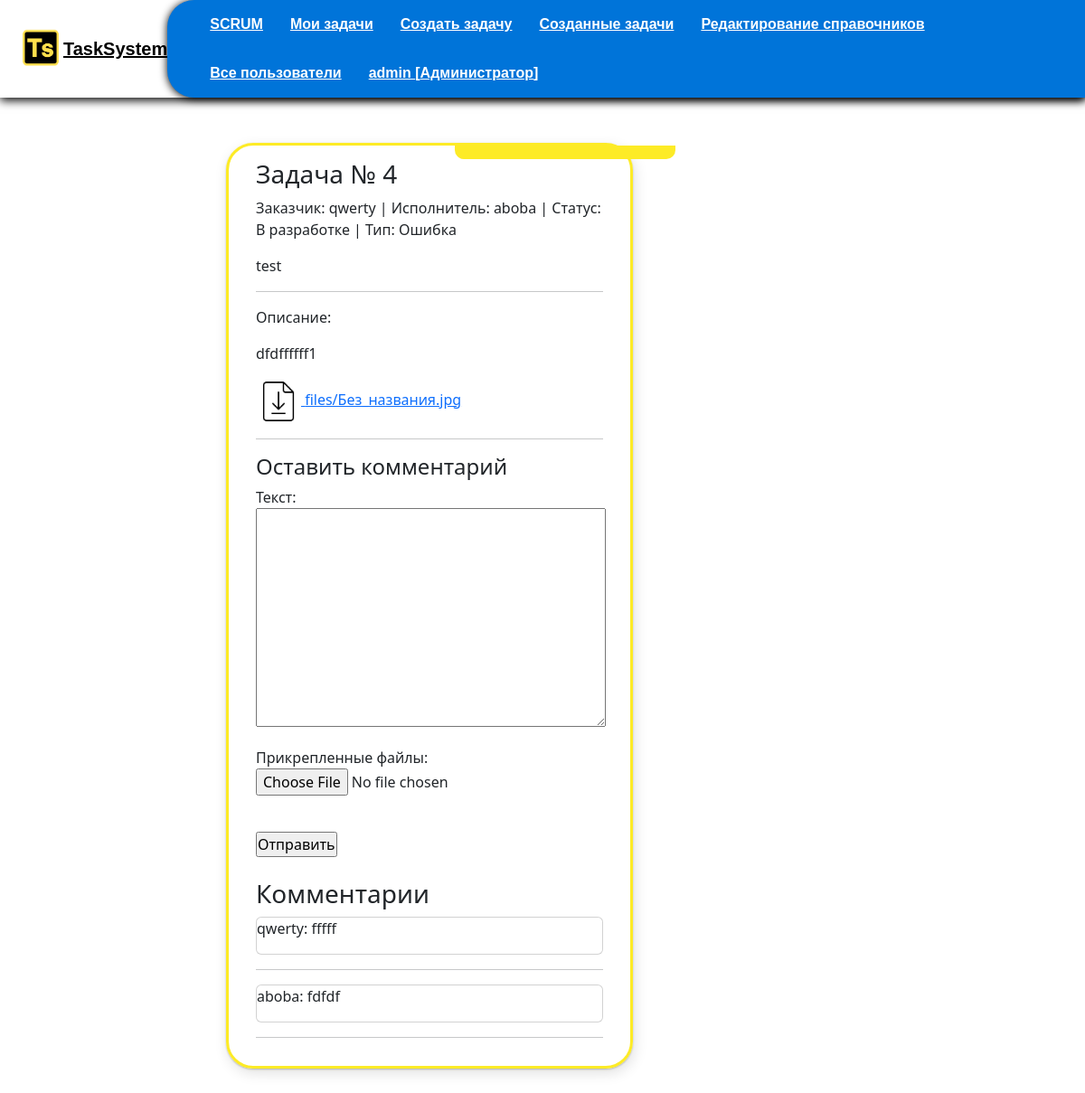
The app's page /task_4/ (signed in), older data.
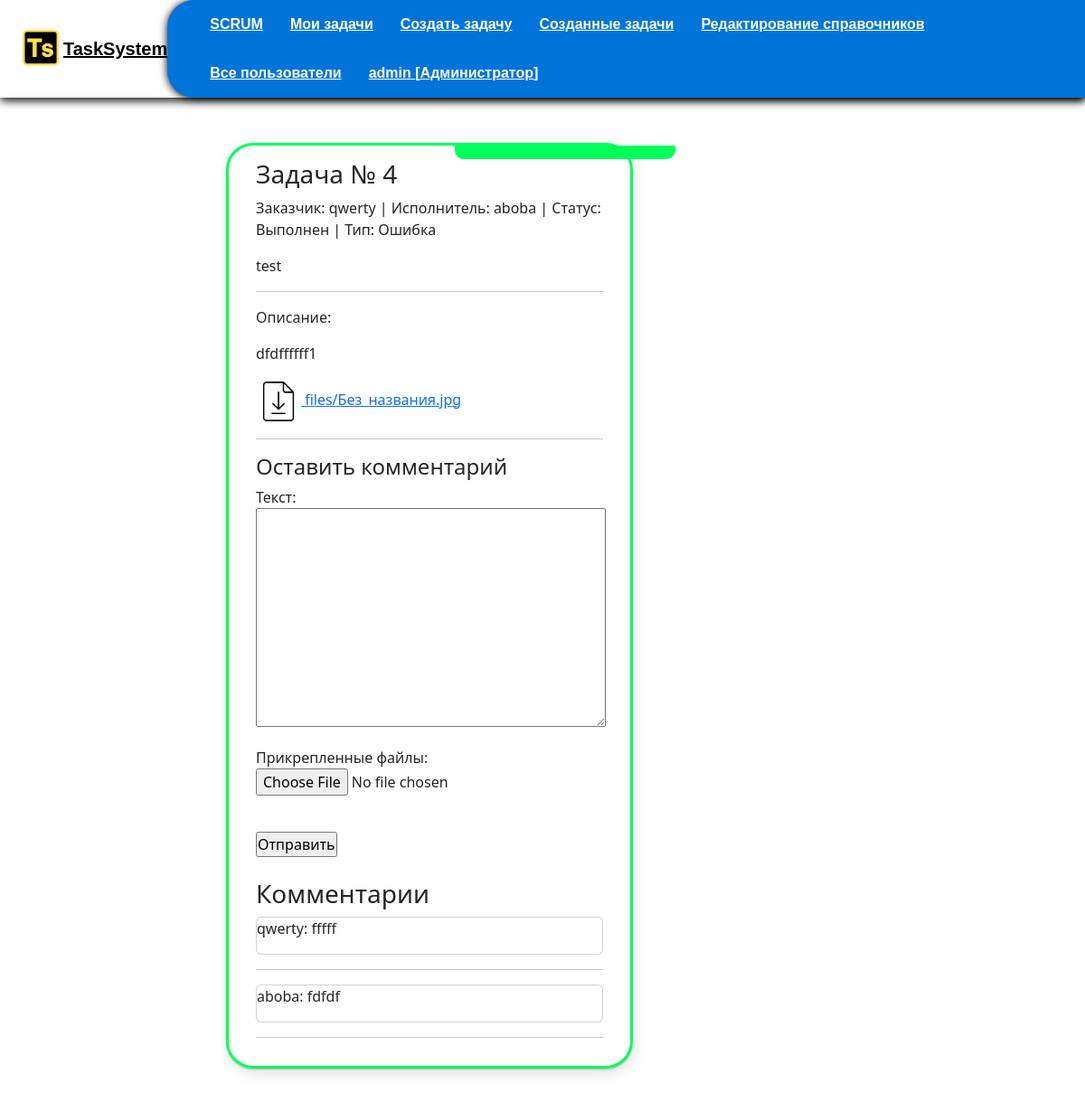
The same page, newer data.
### mainapp/models.py (models this page shows, shortened)
class Task(models.Model):
    author = models.ForeignKey(get_user_model(), on_delete=models.CASCADE, verbose_name="Автор", default=get_user_model(), related_name='authors', blank=True)
    executor = models.ForeignKey(CustomUser, on_delete=models.CASCADE, verbose_name="Исполнитель", default=None, related_name='executors', blank=True, null=True)
    title = models.CharField("Заголовок", max_length=100, default=None)
    description = models.TextField("Описание", max_length=250, default="")
    files = models.FileField(upload_to="files/", verbose_name="Файлы", blank=True, default=None)
    tasktype = models.ForeignKey(TaskType, on_delete=models.DO_NOTHING, verbose_name="Тип заявки", default=None)
    status = models.ForeignKey(Status, on_delete=models.DO_NOTHING, verbose_name="Статус", default="В ожидании")
    created = models.DateTimeField(auto_now_add=True, auto_now=False)
    updated = models.DateTimeField(auto_now_add=False, auto_now=True)

### edit_directory/models.py (models this page shows)
class Status(models.Model):
    COLOR_CHOICES = [
        ("GR", "Зеленый"),
        ("RD", "Красный"),
        ("YE", "Желтый"),
        ("DR", "Серый")
    ]
    COLOR_PALETTE = [
        ("#FFFFFF", "white", ),
        ("#000000", "black", ),
    ]
    name = models.CharField(verbose_name="Название статуса", max_length=50, default=None)
    comment_is_active = models.BooleanField(verbose_name="Возможность комментировать", default=False)
    color_status = models.CharField(verbose_name="Цвет статуса", max_length=7, default= "#000000")
    image_status = models.ImageField(verbose_name="Иконка статуса", upload_to='image_status/', default=None, blank=True)
    next_status = models.ManyToManyField('self', blank=True)
    def __str__(self):
        return self.name

class TaskType(models.Model):
    name = models.CharField(max_length=30, verbose_name="Тип заявки")
    def __str__(self):
        return f"{self.name}"

### authapp/models.py (models this page shows)
class CustomUser(AbstractUser):
    LastAuthDate = models.DateTimeField(auto_now=True)
    is_active = models.BooleanField(verbose_name="Пользователь активирован", default=False)

### mainapp/views.py (the view, shortened to what this page needs)
# urls.py: path('task_<int:pk>/', mainapp.task, name='task'),
@login_required
def task(request, pk):
    task = get_object_or_404(Task, pk=pk)
    comment = Comment.objects.filter(task=task)
    form = CommentForm()
    try:
        right = Right.objects.get(user_id=request.user)
    except:
        right = None
    return render(request, 'mainapp/task.html', context={
        "title": f"Задача №{task.id}",
        'task':task,
        'comments':comment,
        'form':form,
        "right":right
    })

### mainapp/forms.py
class CommentForm(forms.ModelForm):
    class Meta:
        model = Comment
        fields = ("text", "files")

### mainapp/models.py (called while the page is built)
    def __str__(self):
        return f"{self.author}: {self.text}"

### mainapp/templates/mainapp/task.html (shortened to what this page needs)
{% include 'mainapp/includes/menu_inc.html' %}
{% load static %}
<div class="task_container_check" style="--status-color: {{task.status.color_status}};">
<h3> Задача № {{task.id}}</h3>
  <p> Заказчик: {{task.author}} | Исполнитель: {{task.executor}} | Статус: {{ task.status }} | Тип: {{ task.tasktype }}</p>
  <p>{{task.title}}</p>
  <hr>
  <p>Описание: </p>
  <p>{{task.description}}</p>
  {% if task.files%}
  <p><a href='{{ settings.MEDIA_URL }}{{task.files.url}}' download><img style="width: 50px" src ="{%static 'images/icons/doc-icon.png'%}"> {{task.files.name}} </a></p>
  {%endif%}
<hr><h4>Оставить комментарий</h4>
<form method="post" enctype="multipart/form-data">
  {{ form.as_p }}
<br>
  <input class="button" type="submit" value="Отправить">
</form>
<br>
<h3>Комментарии</h3>
{% for comment in comments %}
<div class="card">
  <p>{{comment}}</p>
</div>
  <hr>
  {% endfor %}
</div>
</body>
</html>

Row changes from the older to the newer data that the page shows:
changed Task "test": status_id 2 → 3 (drawn); status "В разработке" → "Выполнен"
